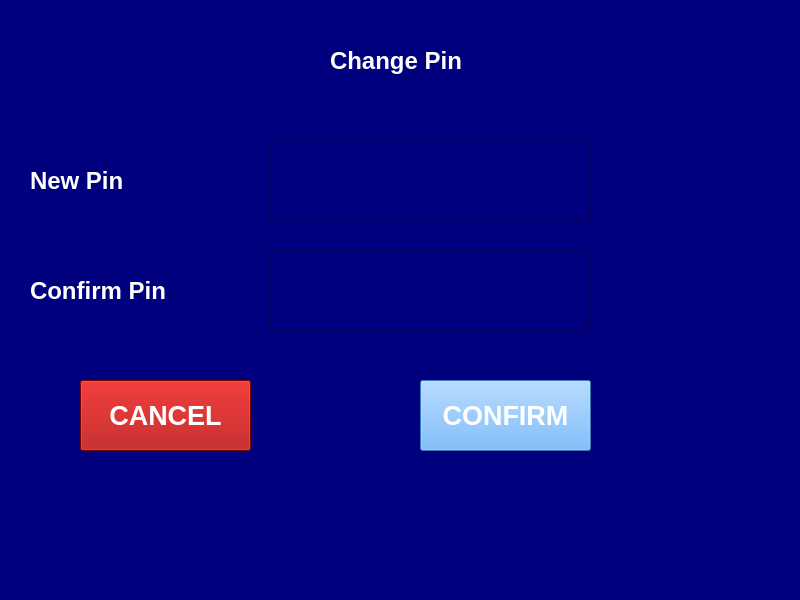
<?xml version="1.0" encoding="UTF-8"?>
<ui version="4.0">
 <class>change_pin_window</class>
 <widget class="QMainWindow" name="change_pin_window">
  <property name="geometry">
   <rect>
    <x>0</x>
    <y>0</y>
    <width>800</width>
    <height>600</height>
   </rect>
  </property>
  <property name="windowTitle">
   <string>Change Pin</string>
  </property>
  <property name="styleSheet">
   <string notr="true">background-color: rgb(0, 0, 127);</string>
  </property>
  <widget class="QWidget" name="centralwidget">
   <widget class="QLabel" name="change_pin_label_2">
    <property name="geometry">
     <rect>
      <x>30</x>
      <y>140</y>
      <width>201</width>
      <height>81</height>
     </rect>
    </property>
    <property name="font">
     <font>
      <pointsize>18</pointsize>
      <weight>75</weight>
      <bold>true</bold>
     </font>
    </property>
    <property name="styleSheet">
     <string notr="true">color: rgb(255, 255, 255);</string>
    </property>
    <property name="text">
     <string>New Pin</string>
    </property>
   </widget>
   <widget class="QLabel" name="log_label">
    <property name="geometry">
     <rect>
      <x>690</x>
      <y>10</y>
      <width>101</width>
      <height>91</height>
     </rect>
    </property>
    <property name="text">
     <string/>
    </property>
    <property name="pixmap">
     <pixmap>../images/Bank logo 1.png</pixmap>
    </property>
   </widget>
   <widget class="QLineEdit" name="input_pin">
    <property name="geometry">
     <rect>
      <x>270</x>
      <y>140</y>
      <width>321</width>
      <height>81</height>
     </rect>
    </property>
    <property name="font">
     <font>
      <pointsize>20</pointsize>
     </font>
    </property>
    <property name="styleSheet">
     <string notr="true">color: rgb(255, 255, 255);
selection-background-color: rgb(85, 170, 255);</string>
    </property>
    <property name="text">
     <string/>
    </property>
   </widget>
   <widget class="QLabel" name="change_pin_label">
    <property name="geometry">
     <rect>
      <x>330</x>
      <y>20</y>
      <width>141</width>
      <height>81</height>
     </rect>
    </property>
    <property name="font">
     <font>
      <pointsize>18</pointsize>
      <weight>75</weight>
      <bold>true</bold>
     </font>
    </property>
    <property name="styleSheet">
     <string notr="true">color: rgb(255, 255, 255);</string>
    </property>
    <property name="text">
     <string>Change Pin</string>
    </property>
   </widget>
   <widget class="QPushButton" name="confirm_button">
    <property name="geometry">
     <rect>
      <x>420</x>
      <y>380</y>
      <width>171</width>
      <height>71</height>
     </rect>
    </property>
    <property name="font">
     <font>
      <pointsize>20</pointsize>
      <weight>75</weight>
      <bold>true</bold>
     </font>
    </property>
    <property name="styleSheet">
     <string notr="true">background-color: rgb(85, 170, 255);
color: rgb(255, 255, 255);</string>
    </property>
    <property name="text">
     <string>CONFIRM</string>
    </property>
   </widget>
   <widget class="QLineEdit" name="confirm_pin">
    <property name="geometry">
     <rect>
      <x>270</x>
      <y>250</y>
      <width>321</width>
      <height>81</height>
     </rect>
    </property>
    <property name="font">
     <font>
      <pointsize>20</pointsize>
     </font>
    </property>
    <property name="styleSheet">
     <string notr="true">color: rgb(255, 255, 255);
selection-background-color: rgb(85, 170, 255);</string>
    </property>
    <property name="text">
     <string/>
    </property>
   </widget>
   <widget class="QLabel" name="change_pin_label_3">
    <property name="geometry">
     <rect>
      <x>30</x>
      <y>250</y>
      <width>201</width>
      <height>81</height>
     </rect>
    </property>
    <property name="font">
     <font>
      <pointsize>18</pointsize>
      <weight>75</weight>
      <bold>true</bold>
     </font>
    </property>
    <property name="styleSheet">
     <string notr="true">color: rgb(255, 255, 255);</string>
    </property>
    <property name="text">
     <string>Confirm Pin</string>
    </property>
   </widget>
   <widget class="QPushButton" name="confirm_button_2">
    <property name="geometry">
     <rect>
      <x>80</x>
      <y>380</y>
      <width>171</width>
      <height>71</height>
     </rect>
    </property>
    <property name="font">
     <font>
      <pointsize>20</pointsize>
      <weight>75</weight>
      <bold>true</bold>
     </font>
    </property>
    <property name="styleSheet">
     <string notr="true">color: rgb(255, 255, 255);
background-color: rgb(170, 0, 0);</string>
    </property>
    <property name="text">
     <string>CANCEL</string>
    </property>
   </widget>
  </widget>
  <widget class="QStatusBar" name="statusbar"/>
 </widget>
 <resources/>
 <connections/>
</ui>
